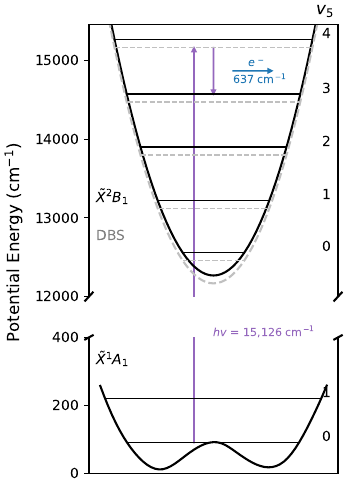

Python code for this plot:
import numpy as np
import matplotlib.pyplot as plt
from scipy.interpolate import interp1d

xa,ya = np.loadtxt("2.csv",unpack=True,delimiter=',')
f = interp1d(xa,ya,kind='cubic')
xn = np.arange(0.21,0.79,0.01)
yn = 46600*(xn-0.5)**2+12268

height=3.487*2/1.4
width = height/1.4
one_col = (width,height)


fig, (ax, ax2) = plt.subplots(2, 1, sharex=True, figsize=(one_col),gridspec_kw={'height_ratios': [2,1]})

ax2.plot(xn,f(xn)-64,'k')
ax.plot(xn,yn,'k')
ax.plot(xn,yn-100,'--',color='silver')
ax2.set_ylim(0,400)
ax.set_ylim(12000,15450)

ax2.annotate(r'$\tilde{X}^1A_1$',(0.2,320))
ax.annotate(r'$\tilde{X}^2B_1$',(0.2,13200))
ax.annotate('DBS',(0.2,12710),color='grey')
ax2.plot((0.28,0.72),(90,90),'k',lw='1')
ax2.plot((0.225,0.775),(220,220),color='k',lw='1')
ax2.annotate(r'$1$',(0.78,220))
ax2.annotate(r'$0$',(0.78,90))

ax.plot((0.422,0.578),(12558,12558),color='k',lw='1')
ax.plot((0.422,0.578),(12458,12458),'--',lw='1',color='silver')
ax.plot((0.359,0.641),(13217,13217),color='k',lw='1')
ax.plot((0.359,0.641),(13117,13117),'--',lw='1',color='silver')
ax.plot((0.314,0.686),(13898,13898),color='k',lw='1')
ax.plot((0.314,0.686),(13798,13798),'--',lw='1',color='silver')
ax.plot((0.28,0.72),(14573,14573),color='k',lw='1')
ax.plot((0.28,0.72),(14473,14473),'--',lw='1',color='silver')
ax.plot((0.248,0.752),(15261,15261),color='k',lw='1')
ax.plot((0.248,0.752),(15161,15161),'--',lw='1',color='silver')
ax.annotate(r'$0$',(0.78,12558))
ax.annotate(r'$1$',(0.78,13217))
ax.annotate(r'$2$',(0.78,13898))
ax.annotate(r'$3$',(0.78,14573))
ax.annotate(r'$4$',(0.78,15261))

#Transitions Below
ax.arrow(0.45,90,0,15071,length_includes_head=True,head_width=0.01,head_length=50,color='C4')
ax2.arrow(0.45,90,0,15071,length_includes_head=True,head_width=0.01,head_length=50,color='C4')
ax.arrow(0.5,15161,0,-588,length_includes_head=True,head_width=0.01,head_length=50,color='C4')
ax2.arrow(0.5,15161,0,-588,length_includes_head=True,head_width=0.01,head_length=50,color='C4')
ax.arrow(0.55,14867,0.1,0,length_includes_head=True,head_width=50,head_length=0.01,color='C0')
ax.annotate(r'$e^-$',(0.59,14900),color='C0',ha='left',fontsize=8)
ax.annotate(r'637 cm$^{-1}$',(0.55,14687),ha='left',color='C0',fontsize=8)
ax2.annotate(r'$hv$ = 15,126 cm$^{-1}$',(0.5,400),ha='left',color='C4',fontsize=8)
ax2.set_yticks([0,200,400])
ax.set_yticks([12000,13000,14000,15000])
ax.annotate(r'Potential Energy (cm$^{-1})$',xy=(-5.8, 0.0), rotation=90, xycoords='axes fraction', xytext=(-0.30, 0.2),fontsize=12, ha='center', va='center')
ax.annotate(r'$v_5$',xy=(-5.8, 0.0), rotation=0, xycoords='axes fraction', xytext=(0.95, 1.05),fontsize=12, ha='center', va='center')

ax.spines['bottom'].set_visible(False)
ax2.spines['top'].set_visible(False)
ax.xaxis.tick_top()
ax.tick_params(labeltop='off')  # don't put tick labels at the top
ax2.xaxis.tick_bottom()
d = .015
kwargs = dict(transform=ax.transAxes, color='k', clip_on=False)
ax.plot((-d, +d), (-d, +d), **kwargs)        # top-left diagonal
ax.plot((1 - d, 1 + d), (-d, +d), **kwargs)  # top-right diagonal

kwargs.update(transform=ax2.transAxes)  # switch to the bottom axes
ax2.plot((-d, +d), (1 - d, 1 + d), **kwargs)  # bottom-left diagonal
ax2.plot((1 - d, 1 + d), (1 - d, 1 + d), **kwargs)
fig.subplots_adjust(left=0.25, bottom=0.05, right=0.95, top=0.95)
plt.xticks([], [])
plt.savefig("Fig3b.pdf",dpi=400,bbbox_inches="tight")
plt.show()

